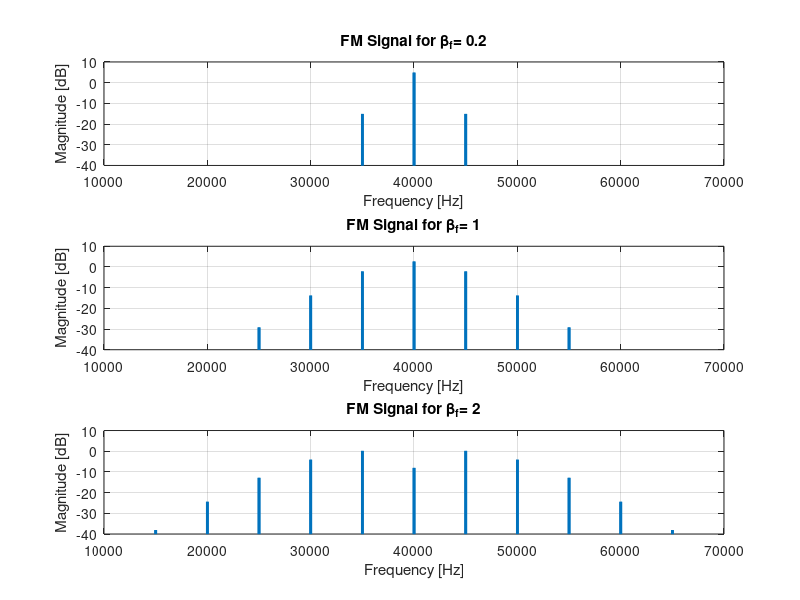

Write MATLAB code to recreate this figure.
%Prelab 6
Ac = 2.5;
Fc = 40000;
Fm = 5000;
t_min = 30*10^-3; % minimal signal length
d = [1, 5, 10];
B = d/5;
Fs = Fc * 8; % Sampling frequency
F_nyq = Fs/2; % Nyquist frequency
Ts = 1/Fs * (2^nextpow2(t_min * Fs));
t = 0: 1/Fs : Ts - 1/Fs;
for i = 1:length(B)
wc = 2*pi*Fc ;
wm = 2*pi*Fm;
Afm = Ac*cos(wc*t + B(i)*sin(wm*t));
Lt = length(t);
fm_fft = 2*abs(fft(Afm))/Lt;
fm_fft = fm_fft(1:end/2);
f = linspace(0, F_nyq, length(fm_fft));
subplot(3,1,i);
log_fm = 20 * log10 (fm_fft/sqrt(2));
plot (f, log_fm, 'LineWidth', 2);
xlabel('Frequency [Hz]');
ylabel('Magnitude [dB]');
ylim ([-40, 10]); xlim ([1*10^4, 7*10^4]);
title(['FM Signal for \beta_f= ',num2str(B(i))])
grid on;
end